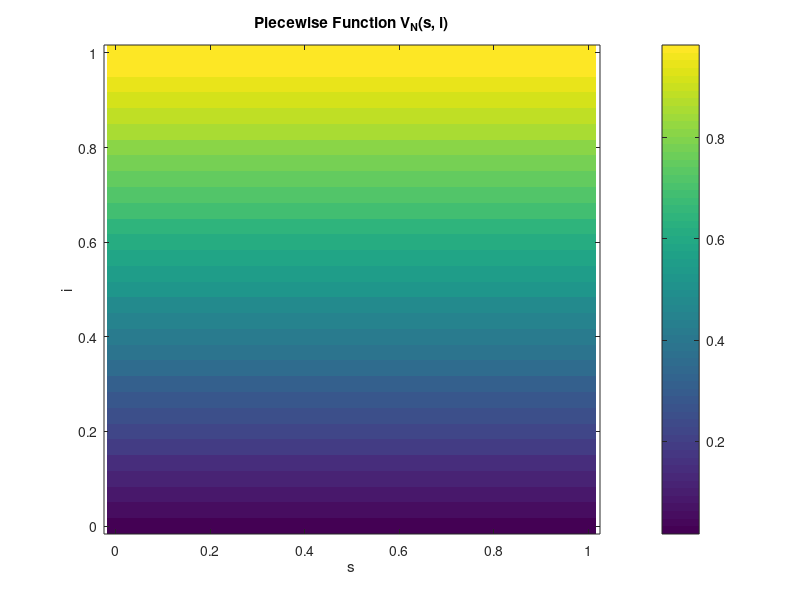

The MATLAB source for this figure: (Note: this script raises an error after producing the figure.)
%%
% Define the 2D grid for x1 and x2
[x1, x2] = meshgrid(0:0.03333:1, 0:0.03333:1);  % Create a 2D grid
xxx = 0:0.03333:1;
Gs = 0:0.03333:1;
Gi = 0:0.03333:1;
Gr = 0:0.03333:1;
V_N = zeros(size(x1));
for i=1:size(x1,1)-1
    for j=1:size(x1,1)-1
        if i<size(x1,1)-1
            if j<size(x1,1)-1
                V_N(x1 >= x1(i,i) & x1 < x1(i+1,i+1) & x2 >= x1(j,j) & x2 < x1(j+1,j+1)) = (x1(j,j)+x1(j+1,j+1))/2;
            else
                V_N(x1 >= x1(i,i) & x1 < x1(i+1,i+1) & x2 >= x1(j,j) & x2 <= x1(j+1,j+1)) = (x1(j,j)+x1(j+1,j+1))/2;
            end
        else
            if j<size(x1,1)-1
                V_N(x1 >= x1(i,i) & x1 <= x1(i+1,i+1) & x2 >= x1(j,j) & x2 < x1(j+1,j+1)) = (x1(j,j)+x1(j+1,j+1))/2;
            else
                V_N(x1 >= x1(i,i) & x1 <= x1(i+1,i+1) & x2 >= x1(j,j) & x2 <= x1(j+1,j+1)) = (x1(j,j)+x1(j+1,j+1))/2;
            end
        end
    end
end


% Visualization using imagesc
figure;
imagesc([0 1], [0 1], V_N); % specify the x and y range
set(gca, 'YDir', 'normal'); % set Y direction to normal
title('Piecewise Function V_N(s, i)');
xlabel('s');
ylabel('i');
colorbar;
axis equal tight;

p0 = importdata('transitions0_uniform_30.mat');
p1 = importdata('transitions1_uniform_30.mat');



%%
%[T0,T1] = compute_transition_vec(0.7,0.001,Gs,Gi,x1,x2,p0,p1);
% Visualization using imagesc
figure;
imagesc([0 1], [0 1], T0); % specify the x and y range
set(gca, 'YDir', 'normal'); % set Y direction to normal
title('Piecewise Function T0(s, i)');
xlabel('s');
ylabel('i');
colorbar;
axis equal tight;
% Visualization using imagesc
figure;
imagesc([0 1], [0 1], T1); % specify the x and y range
set(gca, 'YDir', 'normal'); % set Y direction to normal
title('Piecewise Function T1(s, i)');
xlabel('s');
ylabel('i');
colorbar;
axis equal tight;

%%
V_10 = zeros(size(x1));
A_10 = zeros(size(x1));
for t=1:10
    disp(t)
    for i=1:size(x1,1)-1
        for j=1:size(x1,1)-1
            if i<size(x1,1)-1
                if j<size(x1,1)-1
                    sample_s = (x1(i,i)+x1(i+1,i+1))/2;
                    sample_i = (x1(j,j)+x1(j+1,j+1))/2;
                    idx_0 = find_index(sample_s,sample_i,Gs,Gi);
                    [T0,T1] = compute_transition_vec(sample_s,sample_i,Gs,Gi,x1,x2,p0,p1);
                    temp0 = sample_i+sum(T0.*V_N,'all');
                    temp1 = sample_i+0.03 + sum(T1.*V_N,'all');
                    if temp1<temp0
                        A_10(x1 >= x1(i,i) & x1 < x1(i+1,i+1) & x2 >= x1(j,j) & x2 < x1(j+1,j+1))=1;
                        V_10(x1 >= x1(i,i) & x1 < x1(i+1,i+1) & x2 >= x1(j,j) & x2 < x1(j+1,j+1)) = temp1;
                    else
                        A_10(x1 >= x1(i,i) & x1 < x1(i+1,i+1) & x2 >= x1(j,j) & x2 < x1(j+1,j+1))=0;
                        V_10(x1 >= x1(i,i) & x1 < x1(i+1,i+1) & x2 >= x1(j,j) & x2 < x1(j+1,j+1)) = temp0;
                    end
                else
                    sample_s = (x1(i,i)+x1(i+1,i+1))/2;
                    sample_i = (x1(j,j)+x1(j+1,j+1))/2;
                    idx_0 = find_index(sample_s,sample_i,Gs,Gi);
                    [T0,T1] = compute_transition_vec(sample_s,sample_i,Gs,Gi,x1,x2,p0,p1);
                    temp0 = sample_i+sum(T0.*V_N,'all');
                    temp1 = sample_i+0.03 + sum(T1.*V_N,'all');
                    if temp1<temp0
                        A_10(x1 >= x1(i,i) & x1 < x1(i+1,i+1) & x2 >= x1(j,j) & x2 <= x1(j+1,j+1))=1;
                        V_10(x1 >= x1(i,i) & x1 < x1(i+1,i+1) & x2 >= x1(j,j) & x2 <= x1(j+1,j+1)) = temp1;
                    else
                        A_10(x1 >= x1(i,i) & x1 < x1(i+1,i+1) & x2 >= x1(j,j) & x2 <= x1(j+1,j+1))=0;
                        V_10(x1 >= x1(i,i) & x1 < x1(i+1,i+1) & x2 >= x1(j,j) & x2 <= x1(j+1,j+1)) = temp0;
                    end
                end
            else
                if j<size(x1,1)-1
                    sample_s = (x1(i,i)+x1(i+1,i+1))/2;
                    sample_i = (x1(j,j)+x1(j+1,j+1))/2;
                    idx_0 = find_index(sample_s,sample_i,Gs,Gi);
                    [T0,T1] = compute_transition_vec(sample_s,sample_i,Gs,Gi,x1,x2,p0,p1);
                    temp0 = sample_i+sum(T0.*V_N,'all');
                    temp1 = sample_i+0.03 + sum(T1.*V_N,'all');
                    if temp1<temp0
                        A_10(x1 >= x1(i,i) & x1 <= x1(i+1,i+1) & x2 >= x1(j,j) & x2 < x1(j+1,j+1))=1;
                        V_10(x1 >= x1(i,i) & x1 <= x1(i+1,i+1) & x2 >= x1(j,j) & x2 < x1(j+1,j+1)) = temp1;
                    else
                        A_10(x1 >= x1(i,i) & x1 <= x1(i+1,i+1) & x2 >= x1(j,j) & x2 < x1(j+1,j+1))=0;
                        V_10(x1 >= x1(i,i) & x1 <= x1(i+1,i+1) & x2 >= x1(j,j) & x2 < x1(j+1,j+1)) = temp0;
                    end
                else
                    sample_s = (x1(i,i)+x1(i+1,i+1))/2;
                    sample_i = (x1(j,j)+x1(j+1,j+1))/2;
                    idx_0 = find_index(sample_s,sample_i,Gs,Gi);
                    [T0,T1] = compute_transition_vec(sample_s,sample_i,Gs,Gi,x1,x2,p0,p1);
                    temp0 = sample_i+sum(T0.*V_N,'all');
                    temp1 = sample_i+0.03 + sum(T1.*V_N,'all');
                    if temp1<temp0
                        A_10(x1 >= x1(i,i) & x1 <= x1(i+1,i+1) & x2 >= x1(j,j) & x2 <= x1(j+1,j+1))=1;
                        V_10(x1 >= x1(i,i) & x1 <= x1(i+1,i+1) & x2 >= x1(j,j) & x2 <= x1(j+1,j+1)) = temp1;
                    else
                        A_10(x1 >= x1(i,i) & x1 <= x1(i+1,i+1) & x2 >= x1(j,j) & x2 <= x1(j+1,j+1))=0;
                        V_10(x1 >= x1(i,i) & x1 <= x1(i+1,i+1) & x2 >= x1(j,j) & x2 <= x1(j+1,j+1)) = temp0;
                    end
                end
            end
        end
    end
    A{11-t}=A_10;
    Vx{11-t}=V_10;
    V_N = V_10;
    % Visualization using imagesc
    figure;
    imagesc([0 1], [0 1], A_10); % specify the x and y range
    set(gca, 'YDir', 'normal'); % set Y direction to normal
    title('Piecewise Function A_10(s, i)');
    xlabel('s');
    ylabel('i');
    colorbar;
    axis equal tight;
    % Visualization using imagesc
    figure;
    imagesc([0 1], [0 1], V_10); % specify the x and y range
    set(gca, 'YDir', 'normal'); % set Y direction to normal
    title('Piecewise Function V_10(s, i)');
    xlabel('s');
    ylabel('i');
    colorbar;
    axis equal tight;

end


% Visualization using imagesc
figure;
imagesc([0 1], [0 1], V_10); % specify the x and y range
set(gca, 'YDir', 'normal'); % set Y direction to normal
title('Piecewise Function V_10(s, i)');
xlabel('s');
ylabel('i');
colorbar;
axis equal tight;

% Visualization using imagesc
figure;
imagesc([0 1], [0 1], A_10); % specify the x and y range
set(gca, 'YDir', 'normal'); % set Y direction to normal
title('Piecewise Function A_10(s, i)');
xlabel('s');
ylabel('i');
colorbar;
axis equal tight;

%% functions


function [t0,t1] = compute_transition_vec(ss,ii,Gs,Gi,x1,x2,p0,p1)
    t0 = zeros(size(x1));
    t1 = zeros(size(x1));
    idx_0 = find_index(ss,ii,Gs,Gi);
    for i=2:length(Gs)
        for j=2:length(Gi)
            t0(x1 > Gs(i-1) & x1 <= Gs(i) & x2 > Gi(j-1) & x2 <= Gi(j)) = p0(idx_0,find_index((Gs(i)+Gs(i-1))/2,(Gi(j)+Gi(j-1))/2,Gs,Gi));
            t1(x1 > Gs(i-1) & x1 <= Gs(i) & x2 > Gi(j-1) & x2 <= Gi(j)) = p1(idx_0,find_index((Gs(i)+Gs(i-1))/2,(Gi(j)+Gi(j-1))/2,Gs,Gi));
        end
    end
end

function [s,i,r] = reverse_find_index(idx,Gs,Gi)
    idx = idx - 1;
    lgs = length(Gs)-1;
    lgi = length(Gi)-1;
    idx_s = floorDiv(idx,(lgi))+1;
    idx = idx - lgi*(idx_s-1);
    idx_i = idx + 1;
    %disp(idx_s)
    %disp(idx_i)
    if idx_s == lgs+1
        s = Gs(idx_s);
    else
        s = (Gs(idx_s)+Gs(idx_s+1))/2;
    end
    if idx_i == lgi+1
        i = Gi(idx_i);
    else
        i = (Gi(idx_i)+Gi(idx_i+1))/2;
    end
    r = 1-s-i;
end

function idx = find_index(s,i,Gs,Gi)
    lgs = length(Gs)-1;
    lgi = length(Gi)-1;
    ls = max(find(Gs<s));
    li = max(find(Gi<i));
    idx = (ls-1)*(lgi)+li;
end